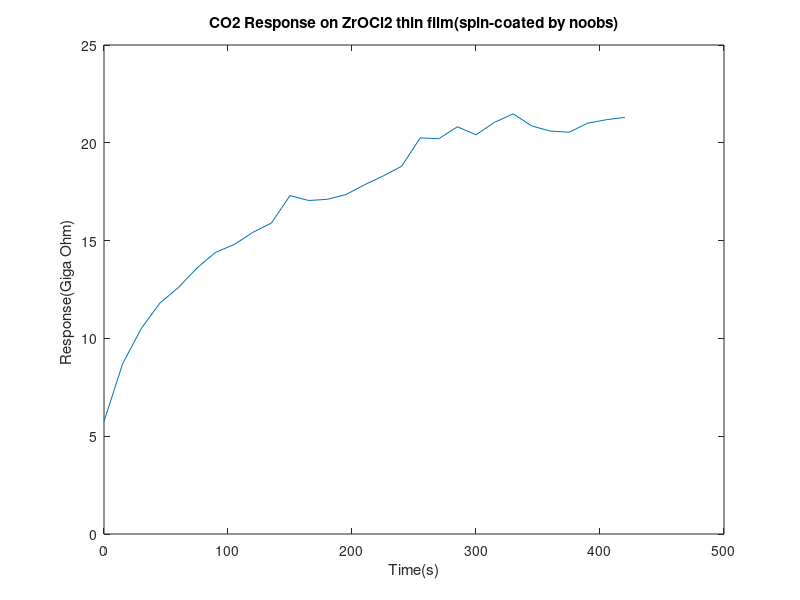

Reproduce this figure in MATLAB.
time= 0:15:420;
resistance= [5.75 8.7 10.5 11.8 12.6 13.6 14.4 14.8 15.42 15.9 17.3 17.05 17.11 17.35 17.85 18.3 18.8 20.25 20.21 20.82 20.41 21.05 21.48 20.86 20.6 20.54 21.00 21.18 21.3];
figure;
plot(time,resistance);
xlabel("Time(s)");
ylabel("Response(Giga Ohm) ");
title("CO2 Response on ZrOCl2 thin film(spin-coated by noobs)");